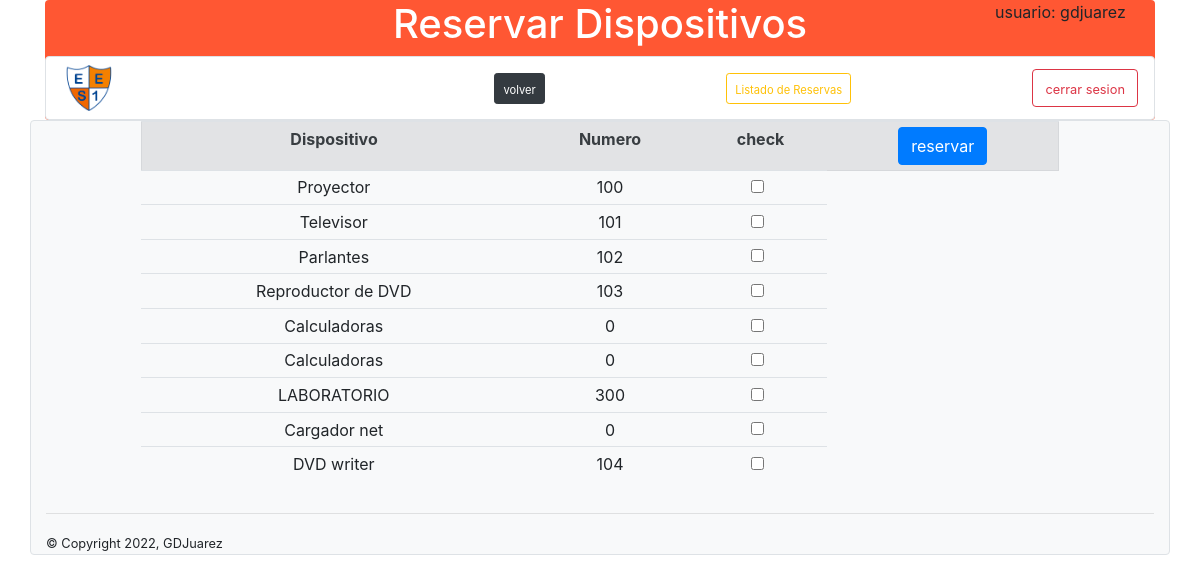
The app's page /reservas/reservas.php (signed in) with its own data.
### tables this page shows
CREATE TABLE `dispositivo` (
  `id` int(11) NOT NULL,
  `dispositivo` varchar(45) NOT NULL,
  `n_serial` varchar(45) NOT NULL,
  `numero` int(11) NOT NULL,
  `estado` varchar(20) NOT NULL,
  `Apellido` varchar(45) NOT NULL,
  `Curso` varchar(10) NOT NULL
);

### reservas/reservas.php (the view, shortened to what this page needs)
<?php
include("../conexion/conexion.php");
$sql = mysqli_query($miConexion,"SELECT id, dispositivo,numero FROM  dispositivo where dispositivo <> 'netbook'");
 ?>
<!doctype html>
<html lang="en">
<head>
    <link rel="stylesheet" href="https://cdn.jsdelivr.net/npm/bootstrap@4.6.0/dist/css/bootstrap.min.css"
>
    <link rel="stylesheet" href="https://cdnjs.cloudflare.com/ajax/libs/font-awesome/5.15.2/css/all.min.css">
    <link rel="../stylesheet" href="../stylefondo.css">
</head>
<header>
    <div class="container">
        <div class="banner  rounded" style="background-color: #FF5733 ;">
            <div class="row">
                <div class="col-lg-2">
                </div>
                <div class="col-lg-8">
                    <h1 class="text-white text-center">Reservar Dispositivos</h1>
                </div>
                <div class="col-lg-2">
               <p>usuario:  <?php echo $_SESSION['user'];?></p>
                </div>
            </div>
            <nav class="navbar navbar-light bg-white border rounded">
                <img src="../img/escudo1.png" class="rounded " style="width:5%" alt="Responsive image">
                <?php
                if($_SESSION['roll'] <= '2')
                {
                echo'<form class="form-inline " action="../prestamos/menu.php" method="post"><button class="btn btn-dark btn-sm " type="submit"><small>volver</small></button></form>';
                }
                ?>
                <form class="form-inline " action="gridReservas.php" method="post">
                    <button class="btn btn-outline-warning btn-sm " type="submit"><small>Listado de Reservas</small></button>
                </form>
                <form class="form-inline" action="../destruir.php" method="post">
                    <button class="btn btn-outline-danger " type="submit"><small>cerrar sesion</small></button>
                </form>
            </nav>
        </div>
    </div>
</header>
<body>
    <div class='container bg-light border rounded '>
        <div class="row ">
            <div class="col-md-1">
            </div>
            <div class="col-md-10">
                    <table class="table table-sm table-hover text-center" id="tablaPmo">
                        <tr class="sticky-top  text-center alert alert-secondary role='alert'>">
                            <th>Dispositivo</th>
                            <th>Numero</th>
                            <th>check</th>
                            <th>
                    <button type="button" class="btn btn-primary" data-toggle="modal" data-target="#myModal_reserva"
                    id="modal_reserva" title="reserver"> reservar </button></th>
                        </tr>
                        <?php if ($sql!='') {
                            while($row = mysqli_fetch_assoc($sql)) {
                                $tdispositivo= $row['dispositivo'];
                                $tnumero=$row['numero'];
                                ?>
                                    <tr>
                                        <td><?php echo $tdispositivo ?></td>
                                        <td><?php echo $tnumero ?></td>
                                        <td>
                                            <div class="form-check">
                                                <input type="checkbox" id='check' class="case form-check-input" value="0">
                                            </div>
                                        </td>
                        <?php
                            }
                        }
                        ?>
                     </table>
            </div>
            <div class="col-md-1">
            </div>
        </div>
    </div>
    <hr>
<footer>
    <small>&copy; Copyright 2022, GDJuarez</small>
</footer>
</body>
</html>

### records on screen
dispositivo: dispositivo "Proyector", numero "100"
dispositivo: dispositivo "Televisor", numero "101"
dispositivo: dispositivo "Parlantes", numero "102"
dispositivo: dispositivo "Reproductor de DVD", numero "103"
dispositivo: dispositivo "Calculadoras", numero "0"
dispositivo: dispositivo "Calculadoras", numero "0"
dispositivo: dispositivo "LABORATORIO", numero "300"
dispositivo: dispositivo "Cargador net", numero "0"
dispositivo: dispositivo "DVD writer", numero "104"

### other values on screen
$_SESSION['user'] "gdjuarez"
